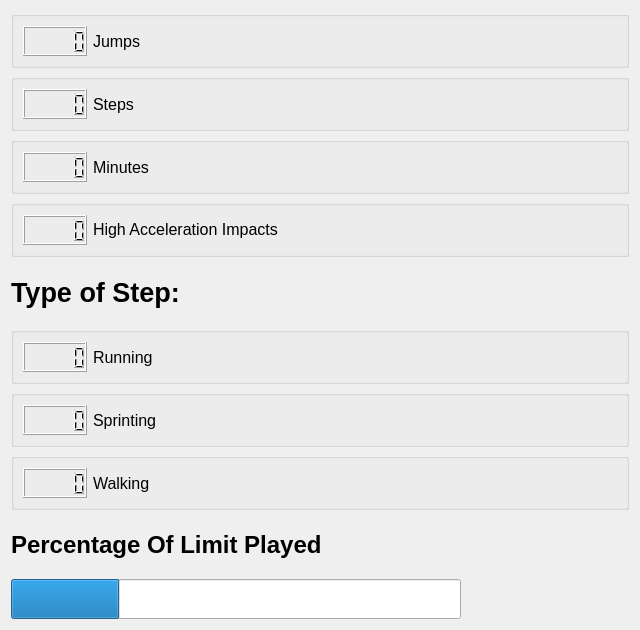
<?xml version="1.0" encoding="UTF-8"?>
<ui version="4.0">
 <class>playerStats</class>
 <widget class="QWidget" name="playerStats">
  <property name="geometry">
   <rect>
    <x>0</x>
    <y>0</y>
    <width>640</width>
    <height>630</height>
   </rect>
  </property>
  <property name="sizePolicy">
   <sizepolicy hsizetype="Preferred" vsizetype="Preferred">
    <horstretch>5</horstretch>
    <verstretch>0</verstretch>
   </sizepolicy>
  </property>
  <property name="windowTitle">
   <string>Form</string>
  </property>
  <layout class="QHBoxLayout" name="horizontalLayout_8">
   <item>
    <widget class="QFrame" name="frame">
     <property name="frameShape">
      <enum>QFrame::NoFrame</enum>
     </property>
     <property name="frameShadow">
      <enum>QFrame::Raised</enum>
     </property>
     <layout class="QVBoxLayout" name="verticalLayout" stretch="0,0,0,0,0,0,0,0,0,0">
      <property name="leftMargin">
       <number>0</number>
      </property>
      <property name="topMargin">
       <number>0</number>
      </property>
      <property name="rightMargin">
       <number>0</number>
      </property>
      <property name="bottomMargin">
       <number>0</number>
      </property>
      <item>
       <widget class="QGroupBox" name="groupBox_7">
        <layout class="QHBoxLayout" name="horizontalLayout_7">
         <item>
          <widget class="QLCDNumber" name="NumJumps">
           <property name="sizePolicy">
            <sizepolicy hsizetype="Maximum" vsizetype="Minimum">
             <horstretch>0</horstretch>
             <verstretch>0</verstretch>
            </sizepolicy>
           </property>
          </widget>
         </item>
         <item>
          <widget class="QLabel" name="label_2">
           <property name="font">
            <font>
             <pointsize>12</pointsize>
            </font>
           </property>
           <property name="text">
            <string>Jumps           </string>
           </property>
          </widget>
         </item>
        </layout>
       </widget>
      </item>
      <item>
       <widget class="QGroupBox" name="groupBox_4">
        <layout class="QHBoxLayout" name="horizontalLayout_6">
         <item>
          <widget class="QLCDNumber" name="NumSteps">
           <property name="sizePolicy">
            <sizepolicy hsizetype="Maximum" vsizetype="Minimum">
             <horstretch>0</horstretch>
             <verstretch>0</verstretch>
            </sizepolicy>
           </property>
          </widget>
         </item>
         <item>
          <widget class="QLabel" name="label">
           <property name="font">
            <font>
             <pointsize>12</pointsize>
            </font>
           </property>
           <property name="text">
            <string>Steps            </string>
           </property>
          </widget>
         </item>
        </layout>
       </widget>
      </item>
      <item>
       <widget class="QGroupBox" name="groupBox_3">
        <layout class="QHBoxLayout" name="horizontalLayout_5">
         <item>
          <widget class="QLCDNumber" name="NumMinutes">
           <property name="sizePolicy">
            <sizepolicy hsizetype="Maximum" vsizetype="Minimum">
             <horstretch>0</horstretch>
             <verstretch>0</verstretch>
            </sizepolicy>
           </property>
          </widget>
         </item>
         <item>
          <widget class="QLabel" name="label_5">
           <property name="font">
            <font>
             <pointsize>12</pointsize>
            </font>
           </property>
           <property name="text">
            <string>Minutes</string>
           </property>
           <property name="wordWrap">
            <bool>true</bool>
           </property>
          </widget>
         </item>
        </layout>
       </widget>
      </item>
      <item>
       <widget class="QGroupBox" name="groupBox_6">
        <layout class="QHBoxLayout" name="horizontalLayout_4">
         <item>
          <widget class="QLCDNumber" name="NumImpacts">
           <property name="sizePolicy">
            <sizepolicy hsizetype="Maximum" vsizetype="Minimum">
             <horstretch>0</horstretch>
             <verstretch>0</verstretch>
            </sizepolicy>
           </property>
          </widget>
         </item>
         <item>
          <widget class="QLabel" name="label_3">
           <property name="sizePolicy">
            <sizepolicy hsizetype="Preferred" vsizetype="Fixed">
             <horstretch>0</horstretch>
             <verstretch>0</verstretch>
            </sizepolicy>
           </property>
           <property name="minimumSize">
            <size>
             <width>101</width>
             <height>0</height>
            </size>
           </property>
           <property name="font">
            <font>
             <pointsize>12</pointsize>
             <weight>50</weight>
             <bold>false</bold>
            </font>
           </property>
           <property name="text">
            <string>High Acceleration Impacts</string>
           </property>
           <property name="scaledContents">
            <bool>true</bool>
           </property>
           <property name="wordWrap">
            <bool>false</bool>
           </property>
          </widget>
         </item>
        </layout>
       </widget>
      </item>
      <item>
       <widget class="QLabel" name="TimeSpentLabel">
        <property name="font">
         <font>
          <pointsize>20</pointsize>
          <weight>75</weight>
          <bold>true</bold>
         </font>
        </property>
        <property name="text">
         <string>Type of Step:</string>
        </property>
        <property name="alignment">
         <set>Qt::AlignLeading|Qt::AlignLeft|Qt::AlignVCenter</set>
        </property>
       </widget>
      </item>
      <item>
       <widget class="QGroupBox" name="groupBox_2">
        <layout class="QHBoxLayout" name="horizontalLayout">
         <item>
          <widget class="QLCDNumber" name="NumRun">
           <property name="sizePolicy">
            <sizepolicy hsizetype="Maximum" vsizetype="Minimum">
             <horstretch>0</horstretch>
             <verstretch>0</verstretch>
            </sizepolicy>
           </property>
          </widget>
         </item>
         <item>
          <widget class="QLabel" name="label_7">
           <property name="font">
            <font>
             <pointsize>12</pointsize>
            </font>
           </property>
           <property name="text">
            <string>Running</string>
           </property>
           <property name="wordWrap">
            <bool>true</bool>
           </property>
          </widget>
         </item>
        </layout>
       </widget>
      </item>
      <item>
       <widget class="QGroupBox" name="groupBox_5">
        <layout class="QHBoxLayout" name="horizontalLayout_2">
         <item>
          <widget class="QLCDNumber" name="NumSprint">
           <property name="sizePolicy">
            <sizepolicy hsizetype="Maximum" vsizetype="Minimum">
             <horstretch>0</horstretch>
             <verstretch>0</verstretch>
            </sizepolicy>
           </property>
          </widget>
         </item>
         <item>
          <widget class="QLabel" name="label_8">
           <property name="font">
            <font>
             <pointsize>12</pointsize>
            </font>
           </property>
           <property name="text">
            <string>Sprinting</string>
           </property>
           <property name="wordWrap">
            <bool>true</bool>
           </property>
          </widget>
         </item>
        </layout>
       </widget>
      </item>
      <item>
       <widget class="QGroupBox" name="groupBox">
        <property name="sizePolicy">
         <sizepolicy hsizetype="Minimum" vsizetype="Minimum">
          <horstretch>0</horstretch>
          <verstretch>0</verstretch>
         </sizepolicy>
        </property>
        <layout class="QHBoxLayout" name="horizontalLayout_3">
         <item>
          <widget class="QLCDNumber" name="NumWalk">
           <property name="sizePolicy">
            <sizepolicy hsizetype="Maximum" vsizetype="Minimum">
             <horstretch>0</horstretch>
             <verstretch>0</verstretch>
            </sizepolicy>
           </property>
          </widget>
         </item>
         <item>
          <widget class="QLabel" name="label_9">
           <property name="sizePolicy">
            <sizepolicy hsizetype="Minimum" vsizetype="Minimum">
             <horstretch>0</horstretch>
             <verstretch>0</verstretch>
            </sizepolicy>
           </property>
           <property name="font">
            <font>
             <pointsize>12</pointsize>
            </font>
           </property>
           <property name="text">
            <string>Walking</string>
           </property>
           <property name="wordWrap">
            <bool>true</bool>
           </property>
          </widget>
         </item>
        </layout>
       </widget>
      </item>
      <item>
       <widget class="QLabel" name="ProgressbarLabel">
        <property name="font">
         <font>
          <pointsize>18</pointsize>
          <weight>75</weight>
          <bold>true</bold>
         </font>
        </property>
        <property name="text">
         <string>Percentage Of Limit Played</string>
        </property>
        <property name="alignment">
         <set>Qt::AlignLeading|Qt::AlignLeft|Qt::AlignVCenter</set>
        </property>
       </widget>
      </item>
      <item>
       <widget class="QProgressBar" name="LoadPercent">
        <property name="sizePolicy">
         <sizepolicy hsizetype="Minimum" vsizetype="Minimum">
          <horstretch>0</horstretch>
          <verstretch>0</verstretch>
         </sizepolicy>
        </property>
        <property name="minimumSize">
         <size>
          <width>100</width>
          <height>10</height>
         </size>
        </property>
        <property name="maximumSize">
         <size>
          <width>450</width>
          <height>40</height>
         </size>
        </property>
        <property name="baseSize">
         <size>
          <width>1200</width>
          <height>10</height>
         </size>
        </property>
        <property name="value">
         <number>24</number>
        </property>
        <property name="format">
         <string/>
        </property>
       </widget>
      </item>
     </layout>
    </widget>
   </item>
  </layout>
 </widget>
 <resources/>
 <connections/>
</ui>
